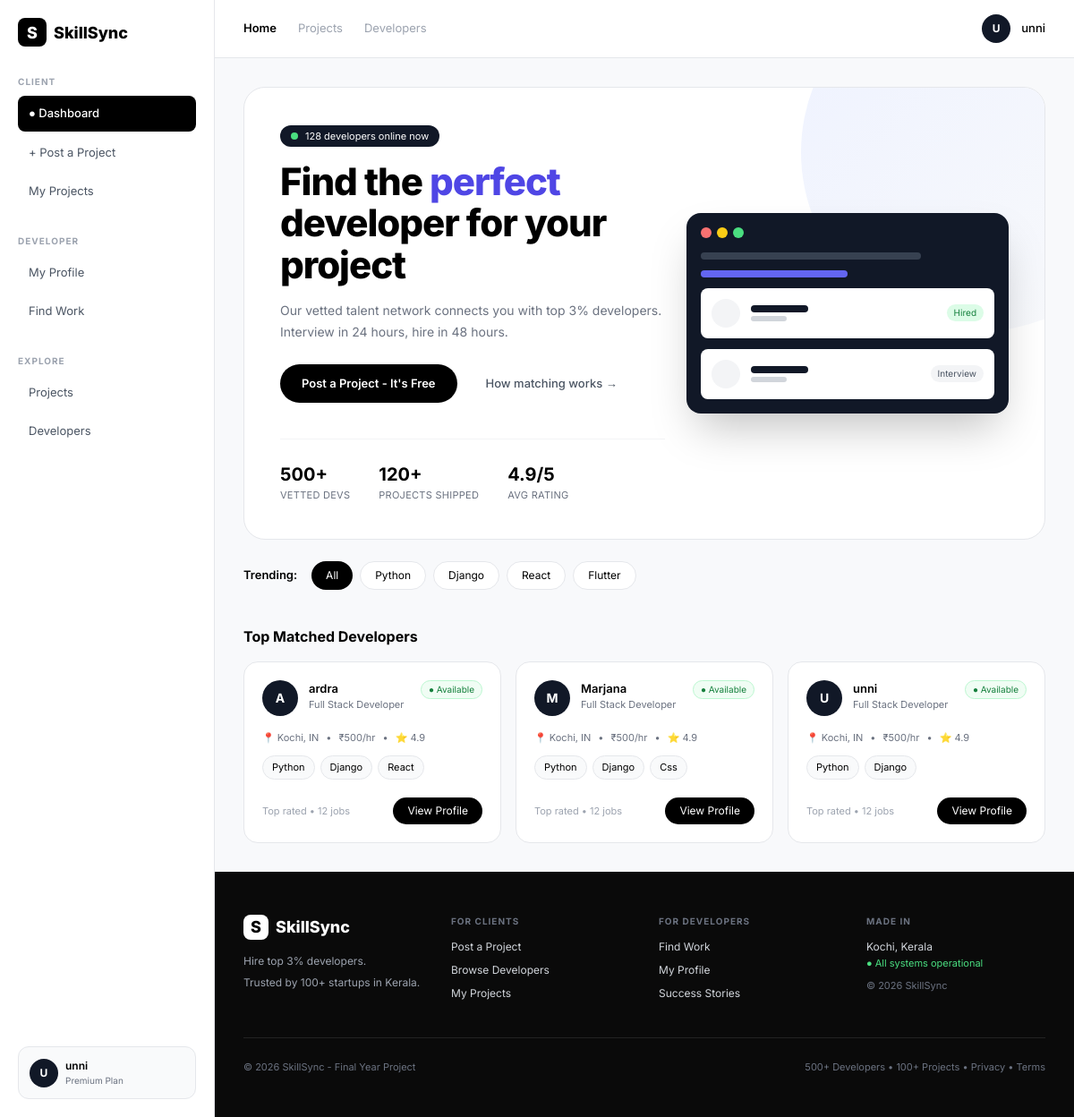
The page / on the database its author committed.
### accounts/models.py (models this page shows, shortened)
class UserProfile(models.Model):
    user = models.OneToOneField(User, on_delete=models.CASCADE, related_name='profile')
    role = models.CharField(max_length=20, default='developer')
    title = models.CharField(max_length=100, blank=True, help_text="Eg: Full Stack Developer")
    skills = models.CharField(max_length=500, blank=True, help_text="Eg: Python, Django, React")
    bio = models.TextField(blank=True)
    location = models.CharField(max_length=100, blank=True, default="Kochi, Kerala")
    hourly_rate = models.IntegerField(default=500, help_text="Rate per hour in INR")
    experience = models.IntegerField(default=0, help_text="Years of experience")
    github = models.URLField(blank=True, verbose_name="GitHub URL")
    linkedin = models.URLField(blank=True, verbose_name="LinkedIn URL")
    portfolio = models.URLField(blank=True, verbose_name="Portfolio Website")
    availability = models.BooleanField(default=True)
    profile_pic = models.ImageField(upload_to='profiles/', null=True, blank=True)

### accounts/views.py (the view)
# urls.py: path('', views.home, name='home'),
def home(request):
    developers = UserProfile.objects.filter(role__iexact='developer')[:4]
    for dev in developers:
        dev.skills_list = [s.strip() for s in dev.skills.split(',')] if dev.skills else []
    return render(request, 'accounts/home.html', {'developers': developers})

### accounts/templates/accounts/home.html (shortened to what this page needs)
{% load static %}
<!DOCTYPE html>
<html>
<head>
<script src="https://cdn.tailwindcss.com"></script>
</head>
<body class="bg-[#f8f9fb]">
<div class="flex min-h-screen">
  <div id="sidebar" class="w-[260px] lg:w-[240px] bg-white border-r border-gray-200 p-5 fixed h-full z-50 -translate-x-full lg:translate-x-0 transition-transform duration-200 top-0">
    <div class="flex justify-between items-center">
      <div class="flex items-center gap-2 font-extrabold text-[18px]">
        <div class="w-8 h-8 bg-black text-white rounded-lg flex items-center justify-center">S</div> SkillSync
      </div>
    </div>
    <div class="mt-8">
      <p class="text-[10px] text-gray-400 font-bold tracking-widest mb-2">CLIENT</p>
      <a href="{% url 'home' %}" class="flex items-center gap-2 bg-black text-white px-3 py-2.5 rounded-lg text-[13px] font-medium">● Dashboard</a>
      <a href="{% url 'post_a_project' %}" class="flex items-center gap-2 px-3 py-2.5 text-[13px] text-gray-600 hover:bg-gray-50 rounded-lg mt-1">+ Post a Project</a>
      <a href="{% url 'my_projects' %}" class="flex items-center gap-2 px-3 py-2.5 text-[13px] text-gray-600 hover:bg-gray-50 rounded-lg mt-1">My Projects</a>
      <p class="text-[10px] text-gray-400 font-bold tracking-widest mt-7 mb-2">DEVELOPER</p>
      <a href="{% url 'my_profile' %}" class="flex items-center gap-2 px-3 py-2.5 text-[13px] text-gray-600 hover:bg-gray-50 rounded-lg">My Profile</a>
      <a href="{% url 'project_for_you' %}" class="flex items-center gap-2 px-3 py-2.5 text-[13px] text-gray-600 hover:bg-gray-50 rounded-lg mt-1">Find Work</a>
      <p class="text-[10px] text-gray-400 font-bold tracking-widest mt-7 mb-2">EXPLORE</p>
      <a href="{% url 'projects' %}" class="flex items-center gap-2 px-3 py-2.5 text-[13px] text-gray-600 hover:bg-gray-50 rounded-lg mt-1">Projects</a>
      <a href="{% url 'developers' %}" class="flex items-center gap-2 px-3 py-2.5 text-[13px] text-gray-600 hover:bg-gray-50 rounded-lg mt-1">Developers</a>
    </div>
    <div class="absolute bottom-5 left-5 right-5 bg-gray-50 border border-gray-200 rounded-xl p-3">
      <div class="flex items-center gap-2"><div class="w-8 h-8 rounded-full bg-gray-900 text-white flex items-center justify-center text-xs font-bold">{{ user.username|first|upper|default:"U" }}</div><div><div class="text-[12px] font-semibold">{{ user.username|default:"unni" }}</div><div class="text-[10px] text-gray-500">Premium Plan</div></div></div>
    </div>
  </div>
  <div class="flex-1 lg:ml-[240px] flex flex-col min-h-screen w-full">
    <div class="hidden lg:flex bg-white border-b border-gray-200 px-8 py-4 justify-between items-center sticky top-0 z-20">
      <div class="flex gap-6 text-[13px]"><span class="font-semibold text-black">Home</span><a href="{% url 'projects' %}" class="text-gray-400 hover:text-black">Projects</a><a href="{% url 'developers' %}" class="text-gray-400 hover:text-black">Developers</a></div>
      <div class="flex items-center gap-3"><div class="w-8 h-8 rounded-full bg-gray-900 text-white flex items-center justify-center text-xs font-bold">{{ user.username|first|upper|default:"U" }}</div><span class="text-[13px] font-medium">{{ user.username|default:"unni" }}</span></div>
    </div>
    <div class="flex-1 p-4 lg:p-8 max-w-[1200px] w-full mx-auto">
      <div class="bg-white rounded-[20px] lg:rounded-[24px] border border-gray-200 p-6 lg:p-10 flex flex-col lg:flex-row justify-between lg:items-center relative overflow-hidden gap-6">
        <div class="absolute top-0 right-0 w-[400px] h-[400px] bg-gradient-to-br from-indigo-50 to-gray-50 rounded-full -mr-32 -mt-32 pointer-events-none"></div>
        <div class="relative z-10 max-w-[520px] w-full">
          <div class="inline-flex items-center gap-2 text-[11px] bg-gray-900 text-white px-3 py-1 rounded-full mb-4"><span class="w-2 h-2 bg-green-400 rounded-full animate-pulse"></span> 128 developers online now</div>
          <h1 class="text-[30px] lg:text-[42px] font-extrabold leading-[1.1] tracking-tight">Find the <span class="text-indigo-600">perfect</span> developer for your project</h1>
          <p class="text-[13px] lg:text-[14px] text-gray-500 mt-4 leading-6">Our vetted talent network connects you with top 3% developers. Interview in 24 hours, hire in 48 hours.</p>
          <div class="flex flex-col sm:flex-row gap-3 mt-6">
            <a href="{% url 'post_a_project' %}" class="bg-black text-white px-6 py-3 rounded-full text-[13px] font-semibold hover:bg-gray-800 text-center">Post a Project - It's Free</a>
            <a href="#" class="px-5 py-3 text-[13px] font-medium text-gray-600 text-center">How matching works →</a>
          </div>
          <div class="flex gap-6 lg:gap-8 mt-8 lg:mt-10 border-t border-gray-100 pt-6">
            <div><div class="text-[18px] lg:text-[20px] font-bold">500+</div><div class="text-[10px] lg:text-[11px] text-gray-500 uppercase tracking-wide">Vetted Devs</div></div>
            <div><div class="text-[18px] lg:text-[20px] font-bold">120+</div><div class="text-[10px] lg:text-[11px] text-gray-500 uppercase tracking-wide">Projects Shipped</div></div>
            <div><div class="text-[18px] lg:text-[20px] font-bold">4.9/5</div><div class="text-[10px] lg:text-[11px] text-gray-500 uppercase tracking-wide">Avg Rating</div></div>
          </div>
        </div>
        <div class="relative z-10 hidden lg:block w-[360px] shrink-0">
          <div class="bg-gray-900 rounded-[16px] p-4 shadow-2xl">
            <div class="flex gap-1.5 mb-4"><div class="w-3 h-3 bg-red-400 rounded-full"></div><div class="w-3 h-3 bg-yellow-400 rounded-full"></div><div class="w-3 h-3 bg-green-400 rounded-full"></div></div>
            <div class="space-y-3">
              <div class="h-2 bg-gray-700 rounded w-3/4"></div>
              <div class="h-2 bg-indigo-500 rounded w-1/2"></div>
              <div class="bg-white rounded-lg p-3 flex items-center gap-3 mt-4"><div class="w-8 h-8 bg-gray-100 rounded-full"></div><div><div class="h-2 bg-gray-900 rounded w-16 mb-1"></div><div class="h-1.5 bg-gray-300 rounded w-10"></div></div><div class="ml-auto text-[10px] bg-green-100 text-green-700 px-2 py-0.5 rounded-full">Hired</div></div>
              <div class="bg-white rounded-lg p-3 flex items-center gap-3"><div class="w-8 h-8 bg-gray-100 rounded-full"></div><div><div class="h-2 bg-gray-900 rounded w-16 mb-1"></div><div class="h-1.5 bg-gray-300 rounded w-10"></div></div><div class="ml-auto text-[10px] bg-gray-100 text-gray-600 px-2 py-0.5 rounded-full">Interview</div></div>
            </div>
          </div>
        </div>
      </div>
      <div class="flex gap-2 mt-6 overflow-x-auto pb-2 scrollbar-hide">
        <span class="text-[13px] font-semibold mr-2 mt-1.5 whitespace-nowrap">Trending:</span>
        <button class="px-4 py-1.5 bg-black text-white rounded-full text-[12px] whitespace-nowrap">All</button>
        <button class="px-4 py-1.5 bg-white border border-gray-200 rounded-full text-[12px] whitespace-nowrap">Python</button>
        <button class="px-4 py-1.5 bg-white border border-gray-200 rounded-full text-[12px] whitespace-nowrap">Django</button>
        <button class="px-4 py-1.5 bg-white border border-gray-200 rounded-full text-[12px] whitespace-nowrap">React</button>
        <button class="px-4 py-1.5 bg-white border border-gray-200 rounded-full text-[12px] whitespace-nowrap">Flutter</button>
      </div>
      <h3 class="font-bold text-[16px] mt-8 mb-4">Top Matched Developers</h3>
      <div class="grid grid-cols-1 sm:grid-cols-2 lg:grid-cols-3 gap-4">
        {% for dev in developers %}
        <div class="bg-white p-5 rounded-[16px] border border-gray-200 hover:border-black hover:shadow-md transition-all">
          <div class="flex justify-between items-start">
            <div class="flex gap-3"><div class="w-10 h-10 bg-gray-900 text-white rounded-full flex items-center justify-center font-bold text-sm">{{ dev.user.username|first|upper }}</div><div><div class="font-semibold text-[13px]">{{ dev.user.username }}</div><div class="text-[11px] text-gray-500">{{ dev.title|default:"Full Stack Developer" }}</div></div></div>
            <span class="text-[10px] bg-green-50 text-green-700 border border-green-200 px-2 py-0.5 rounded-full">● Available</span>
          </div>
          <div class="flex gap-2 mt-4 text-[11px] text-gray-500 flex-wrap"><span>📍 Kochi, IN</span><span>•</span><span>₹{{ dev.hourly_rate|default:"500" }}/hr</span><span>•</span><span>⭐ 4.9</span></div>
          <div class="flex gap-1.5 mt-3 flex-wrap">{% for skill in dev.skills_list|slice:":3" %}<span class="text-[11px] bg-gray-50 border border-gray-200 px-2.5 py-1 rounded-full">{{ skill }}</span>{% empty %}<span class="text-[11px] bg-gray-50 border px-2.5 py-1 rounded-full">Python</span><span class="text-[11px] bg-gray-50 border px-2.5 py-1 rounded-full">Django</span>{% endfor %}</div>
          <div class="flex justify-between items-center mt-5">
            <span class="text-[11px] text-gray-400">Top rated • 12 jobs</span>
            <a href="{% url 'developer_detail' dev.pk %}" class="bg-black text-white text-[12px] px-4 py-1.5 rounded-full hover:bg-gray-800">View Profile</a>
          </div>
        </div>
        {% empty %}
        <div class="col-span-3 text-center py-10 text-gray-400 text-[13px]">No developers found. Add developers from admin.</div>
        {% endfor %}
      </div>
    </div>
    <footer class="bg-[#0a0a0a] text-white mt-auto">
      <div class="px-5 lg:px-8 py-8 lg:py-12">
        <div class="grid grid-cols-2 lg:grid-cols-4 gap-6 lg:gap-8">
          <div class="col-span-2 lg:col-span-1">
            <div class="flex items-center gap-2 font-extrabold text-[18px]"><div class="w-7 h-7 bg-white text-black rounded-lg flex items-center justify-center">S</div> SkillSync</div>
            <p class="text-[12px] text-gray-400 mt-3 leading-6">Hire top 3% developers.<br>Trusted by 100+ startups in Kerala.</p>
          </div>
          <div><h4 class="text-[10px] font-bold tracking-widest text-gray-500 uppercase mb-3">For Clients</h4><ul class="space-y-2 text-[12px] text-gray-300"><li>Post a Project</li><li>Browse Developers</li><li>My Projects</li></ul></div>
          <div><h4 class="text-[10px] font-bold tracking-widest text-gray-500 uppercase mb-3">For Developers</h4><ul class="space-y-2 text-[12px] text-gray-300"><li>Find Work</li><li>My Profile</li><li>Success Stories</li></ul></div>
          <div><h4 class="text-[10px] font-bold tracking-widest text-gray-500 uppercase mb-3">Made in</h4><p class="text-[12px] text-gray-300">Kochi, Kerala<br><span class="text-green-400 text-[11px]">● All systems operational</span><br><span class="text-[11px] text-gray-500 mt-2 block">© 2026 SkillSync</span></p></div>
        </div>
        <div class="mt-8 lg:mt-10 pt-6 border-t border-white/10 flex flex-col lg:flex-row gap-2 lg:justify-between text-[11px] text-gray-500">
          <span>© 2026 SkillSync - Final Year Project</span>
          <span>500+ Developers • 100+ Projects • Privacy • Terms</span>
        </div>
      </div>
    </footer>
  </div>
</div>
</body>
</html>

### accounts/templates/accounts/home.html (style rules this page uses)
body { font-family:'Inter',sans-serif }

### rows shown on the page
UserProfile: user.username|first "A", user.username "ardra", title "Full Stack Developer", hourly_rate "500", skills_list "Python" "Django" "React"
UserProfile: user.username|first "M", user.username "Marjana", title "Full Stack Developer", hourly_rate "500", skills_list "Python" "Django" "Css"
UserProfile: user.username|first "U", user.username "unni", title "Full Stack Developer", hourly_rate "500", skills_list "Python" "Django"

### other values the page prints
{{ user.username|first|upper|default:"U" }} "U"
{{ user.username|default:"unni" }} "unni"
